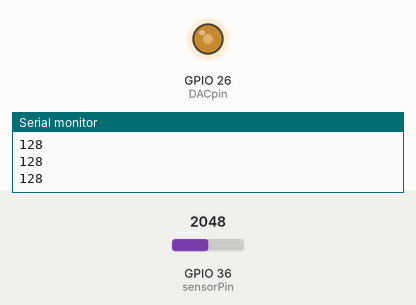
Recording of a sketch running on a simulated ESP32. Parts: output pins drawn as LEDs (lit = HIGH), the last lines printed to the serial monitor. The test bench sets the inputs (shaded band); at power-on: GPIO 36 (sensorPin) = 2048.

Above: at 1.2 s.
1.3 s: GPIO 36 (sensorPin) set to 1228
At 2.5 s:
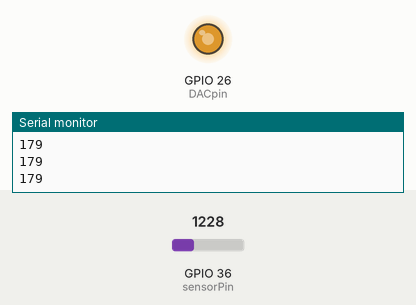
2.8 s: GPIO 36 (sensorPin) set to 491
At 3.8 s:
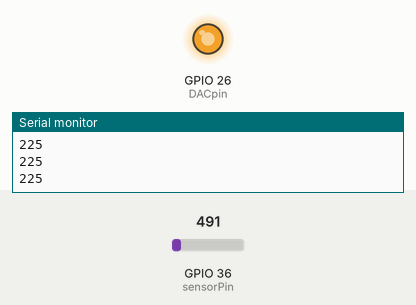
4.3 s: GPIO 36 (sensorPin) set to 3603
At 4.9 s:
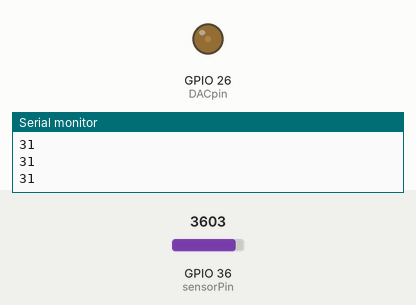
5.8 s: GPIO 36 (sensorPin) set to 4095
At 6.1 s:
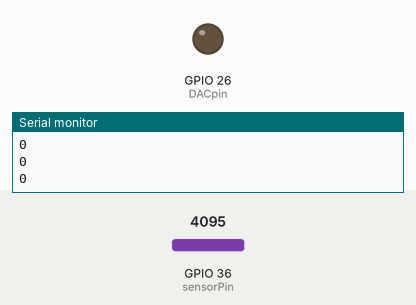
7.3 s: GPIO 36 (sensorPin) set to 2047
At 8.5 s:
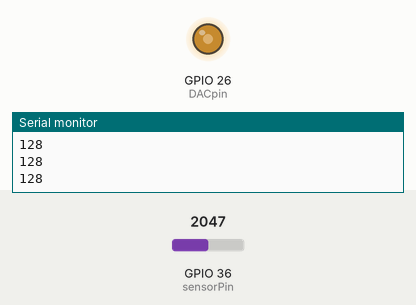
Timing chart, 0 to 9.8 s (numbered marks = the images above; inputs shaded):
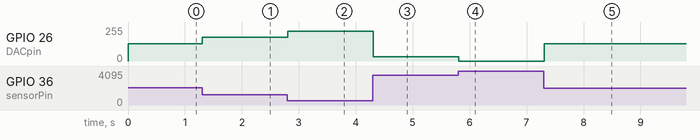

Measured:
- after the input at 1.3 s, GPIO 26 (DACpin): 128/255 → 179/255 at once
- after the input at 2.8 s, GPIO 26 (DACpin): 179/255 → 225/255 at once
- after the input at 4.3 s, GPIO 26 (DACpin): 225/255 → 31/255 at once
- after the input at 5.8 s, GPIO 26 (DACpin): 31/255 → 0/255 at once
- after the input at 7.3 s, GPIO 26 (DACpin): 0/255 → 128/255 at once

The sketch:

esp32_Twilight_Switch.ino
```cpp
/*
 * Twilight Switch : A twilight switch is an electronic component that allows the automatic activation of a lighting circuit when natural light drops in a given environment
 */


/*
 * Twilight Switch
 */


//int sensorPin = 36;
//int ledPin = 2;
////int relayOut = 25;
//
//void setup(){
//  pinMode(ledPin, OUTPUT);
//  Serial.begin(9600);
//}
//
//void loop(){
//  int sensorVal = map(analogRead(sensorPin),0,4095,0,100);
//  Serial.println(sensorVal);
//
//  if(sensorVal<40){
//    digitalWrite(ledPin, HIGH);
//  }
//  else{
//    digitalWrite(ledPin,LOW);
//  }
//}


// DAC


/*
#define DACpin 26
void setup(){
  pinMode(DACpin,OUTPUT);
}
void loop(){
  dacWrite(DACpin,225);
}
*/


//Twilight Switch2


#define DACpin 26

int sensorPin = 36;


void setup(){
  Serial.begin(9600);
}

void loop(){
  int sensorVal = map(analogRead(sensorPin),0,4095,255,0);
  Serial.println(sensorVal);
  dacWrite(DACpin,sensorVal);
}
```
